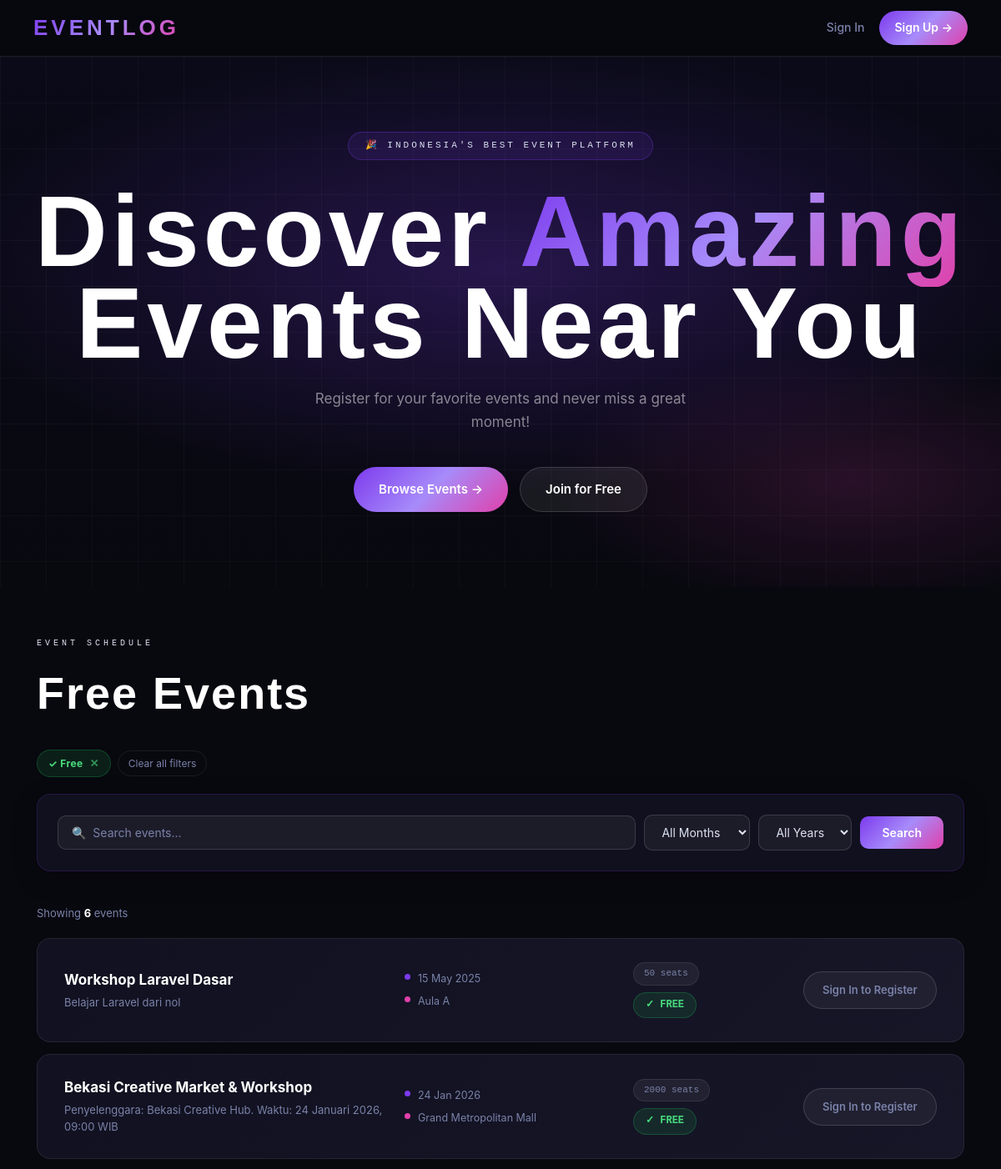
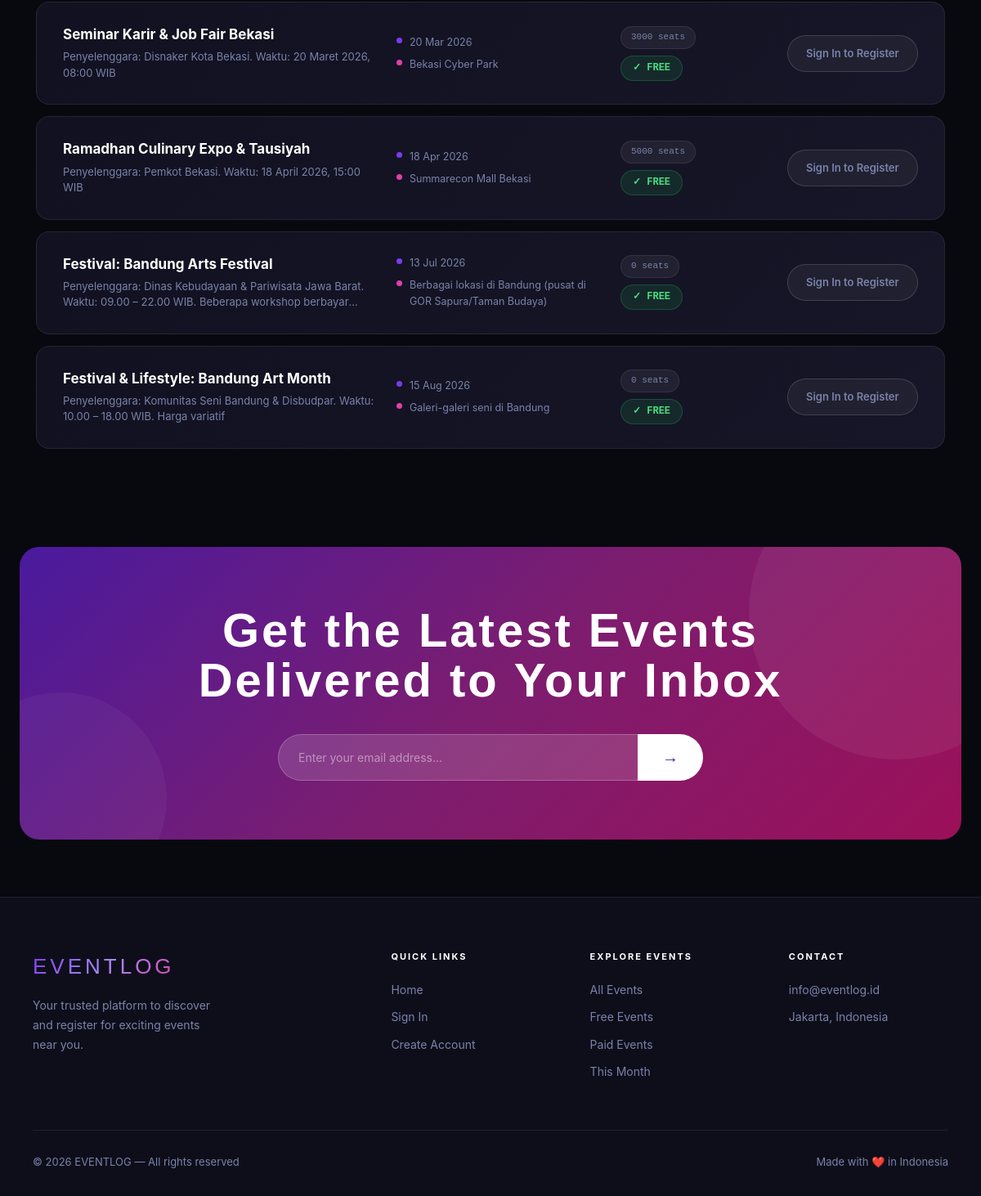
/index.php?jenis=gratis, run on the app's committed database (2 pictures, top to bottom).
### tables this page shows
CREATE TABLE events (
  id INT AUTO_INCREMENT PRIMARY KEY,
  nama_event VARCHAR(150) NOT NULL,
  deskripsi TEXT,
  tanggal DATE NOT NULL,
  lokasi VARCHAR(200) NOT NULL,
  kuota INT NOT NULL DEFAULT 50,
  harga INT NOT NULL DEFAULT 0,
  jenis_harga ENUM('gratis','berbayar') NOT NULL DEFAULT 'gratis',
  user_id INT NULL,
  created_at DATETIME DEFAULT CURRENT_TIMESTAMP,
  FOREIGN KEY (user_id) REFERENCES users(id) ON DELETE SET NULL
);

### index.php (the view, shortened to what this page needs)
<?php
require_once 'koneksi.php';
$search         = isset($_GET['search']) ? trim($_GET['search']) : '';
$filter_jenis   = isset($_GET['jenis'])  ? $_GET['jenis'] : '';
$bulan_selected = isset($_GET['bulan'])  ? (int)$_GET['bulan'] : 0;
$tahun_selected = isset($_GET['tahun'])  ? (int)$_GET['tahun'] : 0;
$where  = ["nama_event LIKE ?"];
$types  = 's';
$params = ["%{$search}%"];
if ($filter_jenis === 'gratis' || $filter_jenis === 'berbayar') {
    $where[] = "jenis_harga=?"; $types .= 's'; $params[] = $filter_jenis;
}
$query = "SELECT * FROM events WHERE " . implode(' AND ', $where) . " ORDER BY tanggal ASC";
$stmt  = mysqli_prepare($conn, $query);
mysqli_stmt_bind_param($stmt, $types, ...$params);
mysqli_stmt_execute($stmt);
$result = mysqli_stmt_get_result($stmt);
$title_parts = [];
if ($filter_jenis === 'gratis')   $title_parts[] = "Free";
$page_title = count($title_parts) ? implode(" ", $title_parts) . " Events" : "All Events";
function url_without($skip) {
    $p = $_GET;
    foreach ((array)$skip as $k) unset($p[$k]);
    return 'index.php' . (count($p) ? '?' . http_build_query($p) : '');
}
?>
<!DOCTYPE html>
<html lang="en">
<head>
<link rel="stylesheet" href="style/style.css">
</head>
<body>
<nav class="navbar">
  <a href="index.php" class="logo">EVENTLOG</a>
  <div class="nav-links">
    <?php if(isset($_SESSION['user_id'])): ?>
      <a href="#">Hello, <?=htmlspecialchars($_SESSION['nama']??'User')?> 👋</a>
      <a href="registrasi_saya.php">My Registrations</a>
      <?php if(($_SESSION['role']??'')==='admin'): ?>
        <a href="events/dashboard.php" style="color: #fbbf24; font-weight: bold;" >Admin Panel</a>
      <?php endif; ?>
      <a href="auth/logout.php" class="nav-cta">Logout</a>
    <?php else: ?>
      <a href="auth/login.php">Sign In</a>
      <a href="auth/register.php" class="nav-cta">Sign Up →</a>
    <?php endif; ?>
  </div>
</nav>
<div class="hero">
  <div class="hero-bg"></div>
  <div class="hero-grid"></div>
  <div class="hero-content">
    <div class="hero-pill">🎉 Indonesia's Best Event Platform</div>
    <h1>Discover <em>Amazing</em><br>Events Near You</h1>
    <p>Register for your favorite events and never miss a great moment!</p>
    <div class="hero-actions">
      <a href="#events" class="hero-btn hero-btn-primary">Browse Events →</a>
      <?php if(!isset($_SESSION['user_id'])): ?>
        <a href="auth/register.php" class="hero-btn hero-btn-ghost">Join for Free</a>
      <?php endif; ?>
    </div>
  </div>
</div>
<div class="container" id="events">
  <div class="sec-label">EVENT SCHEDULE</div>
  <div style="display:flex;justify-content:space-between;align-items:flex-end;margin-bottom:24px;flex-wrap:wrap;gap:16px;">
    <h2 class="sec-title" style="margin-bottom:0;"><?=$page_title?></h2>
  </div>
  <?php
  $has_filter = ($filter_jenis !== '' || $bulan_selected > 0 || $tahun_selected > 0 || $search !== '');
  if ($has_filter): ?>
  <div class="filter-active-bar">
    <?php if($filter_jenis === 'gratis'): ?>
      <span class="filter-tag filter-tag-green">✓ Free <a href="<?=url_without('jenis')?>">✕</a></span>
    <?php elseif($filter_jenis === 'berbayar'): ?>
      <span class="filter-tag filter-tag-purple">💳 Paid <a href="<?=url_without('jenis')?>">✕</a></span>
    <?php endif; ?>
    <a href="index.php" class="filter-clear-all">Clear all filters</a>
  </div>
  <?php endif; ?>
  <div class="filter-box">
    <form method="GET" action="index.php" class="filter-form">
      <input type="text" name="search" placeholder="🔍  Search events..." value="<?=htmlspecialchars($search)?>">
      <select name="bulan">
        <option value="0">All Months</option>
      </select>
      <select name="tahun">
        <option value="0">All Years</option>
      </select>
      <button type="submit">Search</button>
    </form>
  </div>
  <?php $total = mysqli_num_rows($result); ?>
  <?php if($total == 0): ?>
    <div class="empty-state">
      <div style="font-size:52px;margin-bottom:16px;">🔍</div>
      <p>No events found. Try adjusting your filters!</p>
      <a href="index.php" style="display:inline-block;margin-top:20px;color:var(--purple-light);text-decoration:none;font-size:14px">← Reset all filters</a>
    </div>
  <?php else: ?>
    <p style="color:var(--muted);font-size:13px;margin-bottom:20px;">Showing <strong style="color:var(--white)"><?=$total?></strong> event<?=$total>1?'s':''?></p>
    <div class="event-list">
      <?php $d=0; while($ev=mysqli_fetch_assoc($result)): ?>
        <div class="event-row" style="animation-delay:<?=$d?>ms">
          <div class="event-row-info">
            <h3><?=htmlspecialchars($ev['nama_event'])?></h3>
            <p><?=htmlspecialchars($ev['deskripsi'])?></p>
          </div>
          <div class="event-meta">
            <div class="event-meta-item"><span class="meta-dot"></span><?=date('d M Y',strtotime($ev['tanggal']))?></div>
            <div class="event-meta-item"><span class="meta-dot pink"></span><?=htmlspecialchars($ev['lokasi'])?></div>
          </div>
          <div class="event-badges">
            <span class="badge-kuota"><?=$ev['kuota']?> seats</span>
            <?php if($ev['jenis_harga']==='berbayar'): ?>
              <span class="badge-price badge-paid">Rp <?=number_format($ev['harga'],0,',','.')?></span>
            <?php else: ?>
              <span class="badge-price badge-free">✓ FREE</span>
            <?php endif; ?>
          </div>
          <?php if(isset($_SESSION['user_id'])): ?>
            <?php if($ev['jenis_harga']==='berbayar'): ?>
              <button class="btn-ticket" onclick="openPaymentModal('<?=addslashes(htmlspecialchars($ev['nama_event']))?>',<?=$ev['harga']?>,<?=$ev['id']?>)">Get Ticket →</button>
            <?php else: ?>
              <a href="registrasi/daftar_event.php?event_id=<?=$ev['id']?>" class="btn-ticket">Register Free →</a>
            <?php endif; ?>
          <?php else: ?>
            <a href="auth/login.php" class="btn-ticket-ghost">Sign In to Register</a>
          <?php endif; ?>
        </div>
      <?php $d+=60; endwhile; ?>
    </div>
  <?php endif; ?>
</div>
<div class="newsletter">
  <h2>Get the Latest Events<br>Delivered to Your Inbox</h2>
  <form class="nl-form" onsubmit="return false">
    <input type="email" placeholder="Enter your email address...">
    <button type="submit">→</button>
  </form>
</div>
<footer class="footer">
  <div class="footer-inner">
    <div class="footer-grid">
      <div class="footer-brand">
        <div class="footer-logo">EVENTLOG</div>
        <p>Your trusted platform to discover and register for exciting events near you.</p>
      </div>
      <div class="footer-col">
        <h4>Quick Links</h4>
        <a href="index.php">Home</a>
        <a href="auth/login.php">Sign In</a>
        <a href="auth/register.php">Create Account</a>
      </div>
      <div class="footer-col">
        <h4>Explore Events</h4>
        <a href="index.php">All Events</a>
        <a href="index.php?jenis=gratis">Free Events</a>
        <a href="index.php?jenis=berbayar">Paid Events</a>
        <a href="index.php?bulan=<?=date('n')?>&tahun=<?=date('Y')?>">This Month</a>
      </div>
      <div class="footer-col">
        <h4>Contact</h4>
        <a href="mailto:info@eventlog.id">info@eventlog.id</a>
        <a href="https://maps.google.com/?q=Jakarta,+Indonesia" target="_blank" rel="noopener">Jakarta, Indonesia</a>
      </div>
    </div>
    <div class="footer-bottom">
      <span>&copy; <?=date('Y')?> EVENTLOG — All rights reserved</span>
      <span>Made with ❤️ in Indonesia</span>
    </div>
  </div>
</footer>
</body>
</html>

### index.php (style rules this page uses)
.filter-active-bar { display:flex;align-items:center;gap:8px;margin-bottom:20px;flex-wrap:wrap }
.filter-tag { display:inline-flex;align-items:center;gap:6px;padding:5px 13px;border-radius:50px;font-size:12px;font-weight:700;letter-spacing:.4px }
.filter-tag-green { background:rgba(34,197,94,.12);color:#4ade80;border:1px solid rgba(34,197,94,.25) }
.filter-tag a { color:inherit;opacity:.6;text-decoration:none;font-size:13px;margin-left:2px }
.filter-clear-all { font-size:12px;color:var(--muted);text-decoration:none;padding:5px 12px;border:1px solid var(--border);border-radius:50px;transition:all .2s }

### data on the page
events: nama_event "Workshop Laravel Dasar", deskripsi "Belajar Laravel dari nol", tanggal "15 May 2025", lokasi "Aula A", kuota "50", jenis_harga "✓ FREE"
events: nama_event "Bekasi Creative Market & Workshop", deskripsi "Penyelenggara: Bekasi Creative Hub. Waktu: 24 Januari 2026, 09:00 WIB", tanggal "24 Jan 2026", lokasi "Grand Metropolitan Mall", kuota "2000", jenis_harga "✓ FREE"
events: nama_event "Seminar Karir & Job Fair Bekasi", deskripsi "Penyelenggara: Disnaker Kota Bekasi. Waktu: 20 Maret 2026, 08:00 WIB", tanggal "20 Mar 2026", lokasi "Bekasi Cyber Park", kuota "3000", jenis_harga "✓ FREE"
events: nama_event "Ramadhan Culinary Expo & Tausiyah", deskripsi "Penyelenggara: Pemkot Bekasi. Waktu: 18 April 2026, 15:00 WIB", tanggal "18 Apr 2026", lokasi "Summarecon Mall Bekasi", kuota "5000", jenis_harga "✓ FREE"
events: nama_event "Festival: Bandung Arts Festival", deskripsi "Penyelenggara: Dinas Kebudayaan & Pariwisata Jawa Barat. Waktu: 09.00 – 22.00 WIB. Beberapa workshop…", tanggal "13 Jul 2026", lokasi "Berbagai lokasi di Bandung (pusat di GOR Sapura/Taman Budaya)", kuota "0", jenis_harga "✓ FREE"
events: nama_event "Festival & Lifestyle: Bandung Art Month", deskripsi "Penyelenggara: Komunitas Seni Bandung & Disbudpar. Waktu: 10.00 – 18.00 WIB. Harga variatif", tanggal "15 Aug 2026", lokasi "Galeri-galeri seni di Bandung", kuota "0", jenis_harga "✓ FREE"

### other printed values
$page_title "Free Events"
$total "6"
